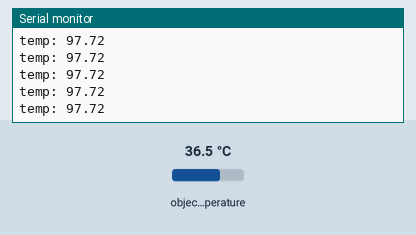
Bench run of a sketch on a simulated Arduino Uno, built with avr-gcc and run on an emulated ATmega328P. Shown: the last lines printed to the serial monitor. Inputs (shaded band) come from the test bench; at power-on: object temperature 36.5 °C.

Above: at 1.2 s.
1.3 s: object temperature set to 20 °C
At 1.32 s:
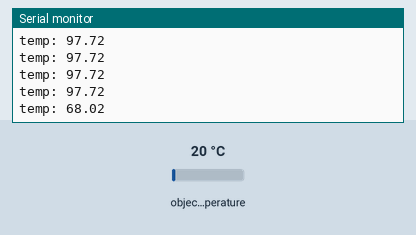
2.8 s: object temperature set to 26 °C
At 2.84 s:
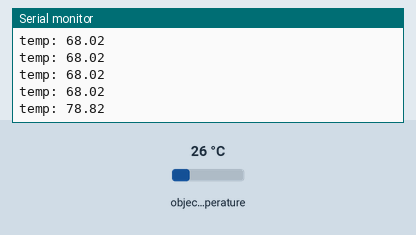
Timing chart, 0 to 5.8 s (numbered marks = the images above; inputs shaded):
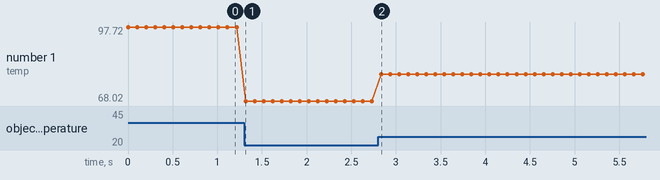

Measured:
- after the input at 1.3 s, the serial monitor: prints a new line at once (image 1)
- after the input at 2.8 s, the serial monitor: prints a new line at once (image 2)
- plotted number 1: 97.72 → 68.02 after the input at 1.3 s, 68.02 → 78.82 after the input at 2.8 s

The sketch:

therm_test.ino
```cpp
#include <Wire.h>
#include "SparkFunMLX90614.h"

// default = 0x5A
const uint8_t THERM_SLAVE_ADDR = 0x5A;
const uint8_t THERM_READ_TA_CMD = 0x06;
const uint8_t THERM_REPLY_BYTES = 3;

float temp_reading = 0;

IRTherm temp;

void setup() {
  temp.begin(THERM_SLAVE_ADDR);
  temp.setUnit(TEMP_F);
  Serial.begin(115200);
}

void loop() {

  if( temp.read() ) {
    temp_reading = temp.object();
    Serial.println("temp: " + String(temp_reading));
  }

  delay(100);
}
```
